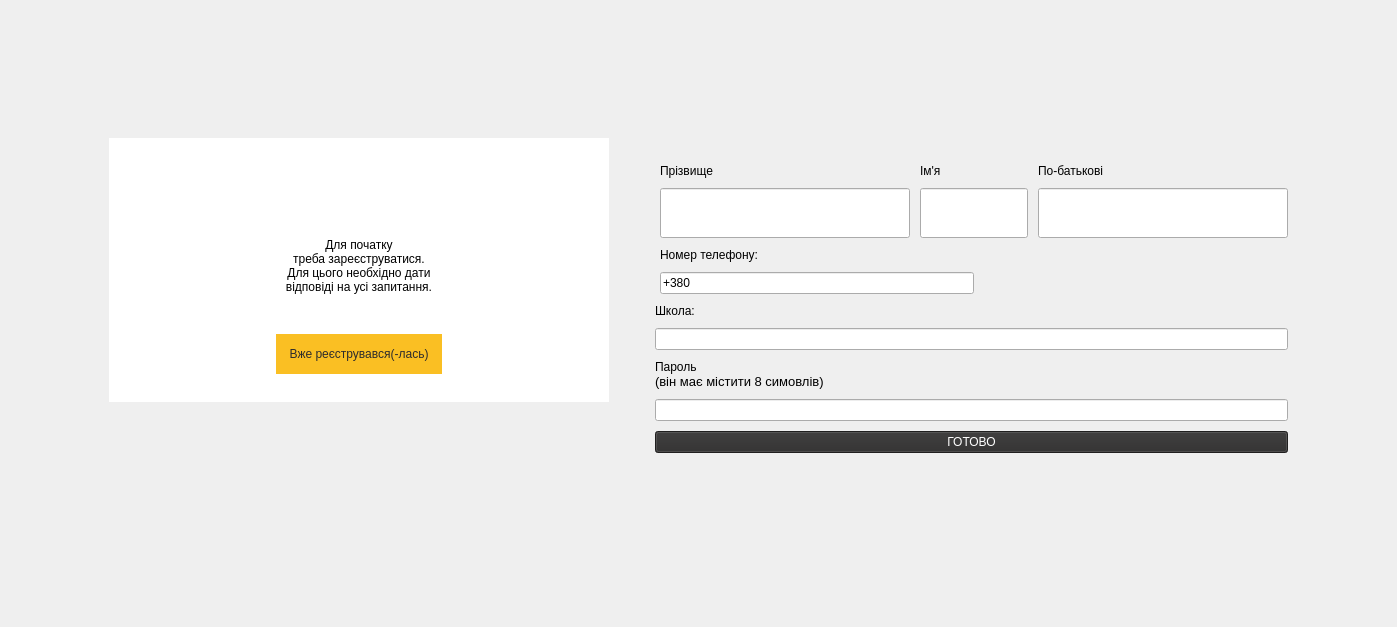
<?xml version="1.0" encoding="UTF-8"?>
<ui version="4.0">
 <class>RegTeacher</class>
 <widget class="QDialog" name="RegTeacher">
  <property name="geometry">
   <rect>
    <x>0</x>
    <y>0</y>
    <width>1397</width>
    <height>627</height>
   </rect>
  </property>
  <property name="windowTitle">
   <string>Dialog</string>
  </property>
  <layout class="QHBoxLayout" name="horizontalLayout">
   <item>
    <spacer name="horizontalSpacer_4">
     <property name="orientation">
      <enum>Qt::Horizontal</enum>
     </property>
     <property name="sizeHint" stdset="0">
      <size>
       <width>46</width>
       <height>20</height>
      </size>
     </property>
    </spacer>
   </item>
   <item>
    <layout class="QGridLayout" name="gridLayout">
     <property name="spacing">
      <number>0</number>
     </property>
     <item row="17" column="1">
      <spacer name="verticalSpacer">
       <property name="orientation">
        <enum>Qt::Vertical</enum>
       </property>
       <property name="sizeHint" stdset="0">
        <size>
         <width>20</width>
         <height>40</height>
        </size>
       </property>
      </spacer>
     </item>
     <item row="13" column="1">
      <spacer name="verticalSpacer_5">
       <property name="orientation">
        <enum>Qt::Vertical</enum>
       </property>
       <property name="sizeHint" stdset="0">
        <size>
         <width>20</width>
         <height>40</height>
        </size>
       </property>
      </spacer>
     </item>
     <item row="10" column="0">
      <widget class="QLabel" name="h_spacer_10">
       <property name="styleSheet">
        <string notr="true">
background-color: rgb(255, 255, 255);</string>
       </property>
       <property name="text">
        <string/>
       </property>
      </widget>
     </item>
     <item row="10" column="1">
      <widget class="QPushButton" name="autorizButton">
       <property name="minimumSize">
        <size>
         <width>0</width>
         <height>40</height>
        </size>
       </property>
       <property name="styleSheet">
        <string notr="true">#autorizButton {

background-color:rgb(250, 191, 35);
color: rgb(45, 44, 44);
font: 10pt &quot;Yu Gothic UI Semilight&quot;;
border: 0px;}

#autorizButton:hover{
background-color: rgb(45, 44, 44);
color: white;
font: 10pt &quot;Yu Gothic UI Semilight&quot;;}</string>
       </property>
       <property name="text">
        <string>  Вже реєструвався(-лась)  </string>
       </property>
      </widget>
     </item>
     <item row="12" column="1">
      <widget class="QLabel" name="infoLabel2">
       <property name="minimumSize">
        <size>
         <width>0</width>
         <height>20</height>
        </size>
       </property>
       <property name="styleSheet">
        <string notr="true">font: 15pt &quot;Yu Gothic UI Light&quot;;

background-color: rgb(255, 255, 255);</string>
       </property>
       <property name="text">
        <string>&lt;html&gt;&lt;head/&gt;&lt;body&gt;&lt;p&gt;&lt;br/&gt;&lt;/p&gt;&lt;/body&gt;&lt;/html&gt;</string>
       </property>
      </widget>
     </item>
     <item row="2" column="3">
      <spacer name="horizontalSpacer_2">
       <property name="orientation">
        <enum>Qt::Horizontal</enum>
       </property>
       <property name="sizeHint" stdset="0">
        <size>
         <width>40</width>
         <height>20</height>
        </size>
       </property>
      </spacer>
     </item>
     <item row="10" column="2">
      <widget class="QLabel" name="h_spacer_11">
       <property name="styleSheet">
        <string notr="true">
background-color: rgb(255, 255, 255);</string>
       </property>
       <property name="text">
        <string/>
       </property>
      </widget>
     </item>
     <item row="9" column="0" colspan="3">
      <widget class="QLabel" name="infoLabel">
       <property name="minimumSize">
        <size>
         <width>500</width>
         <height>0</height>
        </size>
       </property>
       <property name="contextMenuPolicy">
        <enum>Qt::PreventContextMenu</enum>
       </property>
       <property name="layoutDirection">
        <enum>Qt::LeftToRight</enum>
       </property>
       <property name="styleSheet">
        <string notr="true">font: 15pt &quot;Yu Gothic UI Light&quot;;
background-color: rgb(255, 255, 255);</string>
       </property>
       <property name="text">
        <string>&lt;html&gt;&lt;head/&gt;&lt;body&gt;&lt;p align=&quot;center&quot;&gt;Для початку &lt;br/&gt;треба зареєструватися.&lt;br/&gt;Для цього необхідно дати &lt;br/&gt;відповіді на усі запитання.&lt;/p&gt;&lt;p&gt;&lt;br/&gt;&lt;/p&gt;&lt;/body&gt;&lt;/html&gt;</string>
       </property>
      </widget>
     </item>
     <item row="12" column="2">
      <widget class="QLabel" name="h_spacer_9">
       <property name="styleSheet">
        <string notr="true">
background-color: rgb(255, 255, 255);</string>
       </property>
       <property name="text">
        <string/>
       </property>
      </widget>
     </item>
     <item row="5" column="0">
      <widget class="QLabel" name="h_spacer_6">
       <property name="styleSheet">
        <string notr="true">
background-color: rgb(255, 255, 255);</string>
       </property>
       <property name="text">
        <string/>
       </property>
      </widget>
     </item>
     <item row="5" column="1">
      <widget class="QLabel" name="h_spacer5">
       <property name="minimumSize">
        <size>
         <width>0</width>
         <height>100</height>
        </size>
       </property>
       <property name="styleSheet">
        <string notr="true">
background-color: rgb(255, 255, 255);</string>
       </property>
       <property name="text">
        <string/>
       </property>
      </widget>
     </item>
     <item row="5" column="2">
      <widget class="QLabel" name="h_spacer_7">
       <property name="styleSheet">
        <string notr="true">
background-color: rgb(255, 255, 255);</string>
       </property>
       <property name="text">
        <string/>
       </property>
      </widget>
     </item>
     <item row="1" column="2">
      <spacer name="verticalSpacer_2">
       <property name="orientation">
        <enum>Qt::Vertical</enum>
       </property>
       <property name="sizeHint" stdset="0">
        <size>
         <width>20</width>
         <height>40</height>
        </size>
       </property>
      </spacer>
     </item>
     <item row="12" column="0">
      <widget class="QLabel" name="h_spacer_8">
       <property name="styleSheet">
        <string notr="true">
background-color: rgb(255, 255, 255);
</string>
       </property>
       <property name="text">
        <string/>
       </property>
      </widget>
     </item>
    </layout>
   </item>
   <item>
    <layout class="QVBoxLayout" name="verticalLayout_4">
     <property name="spacing">
      <number>10</number>
     </property>
     <property name="topMargin">
      <number>20</number>
     </property>
     <property name="bottomMargin">
      <number>20</number>
     </property>
     <item>
      <layout class="QHBoxLayout" name="horizontalLayout_7">
       <item>
        <spacer name="verticalSpacer_6">
         <property name="orientation">
          <enum>Qt::Vertical</enum>
         </property>
         <property name="sizeHint" stdset="0">
          <size>
           <width>20</width>
           <height>40</height>
          </size>
         </property>
        </spacer>
       </item>
      </layout>
     </item>
     <item>
      <layout class="QGridLayout" name="gridLayout_2">
       <property name="leftMargin">
        <number>5</number>
       </property>
       <item row="1" column="2">
        <widget class="QLineEdit" name="name3Edit">
         <property name="minimumSize">
          <size>
           <width>0</width>
           <height>50</height>
          </size>
         </property>
         <property name="styleSheet">
          <string notr="true">font: 15pt &quot;Yu Gothic UI Light&quot;;
</string>
         </property>
        </widget>
       </item>
       <item row="0" column="2">
        <widget class="QLabel" name="name3Label">
         <property name="minimumSize">
          <size>
           <width>250</width>
           <height>0</height>
          </size>
         </property>
         <property name="styleSheet">
          <string notr="true">font: 15pt &quot;Yu Gothic UI Light&quot;;
</string>
         </property>
         <property name="text">
          <string>По-батькові</string>
         </property>
        </widget>
       </item>
       <item row="0" column="1">
        <widget class="QLabel" name="nameLabel">
         <property name="styleSheet">
          <string notr="true">font: 15pt &quot;Yu Gothic UI Light&quot;;</string>
         </property>
         <property name="text">
          <string>Ім'я</string>
         </property>
        </widget>
       </item>
       <item row="0" column="0">
        <widget class="QLabel" name="name2Label">
         <property name="minimumSize">
          <size>
           <width>200</width>
           <height>0</height>
          </size>
         </property>
         <property name="styleSheet">
          <string notr="true">font: 15pt &quot;Yu Gothic UI Light&quot;;</string>
         </property>
         <property name="text">
          <string>Прізвище</string>
         </property>
        </widget>
       </item>
       <item row="1" column="0">
        <widget class="QLineEdit" name="name2Edit">
         <property name="minimumSize">
          <size>
           <width>250</width>
           <height>50</height>
          </size>
         </property>
         <property name="styleSheet">
          <string notr="true">font: 15pt &quot;Yu Gothic UI Light&quot;;</string>
         </property>
        </widget>
       </item>
       <item row="1" column="1">
        <widget class="QLineEdit" name="nameEdit">
         <property name="minimumSize">
          <size>
           <width>0</width>
           <height>50</height>
          </size>
         </property>
         <property name="styleSheet">
          <string notr="true">font: 15pt &quot;Yu Gothic UI Light&quot;;</string>
         </property>
        </widget>
       </item>
      </layout>
     </item>
     <item>
      <layout class="QVBoxLayout" name="verticalLayout">
       <property name="leftMargin">
        <number>5</number>
       </property>
       <item>
        <widget class="QLabel" name="numberLabel">
         <property name="styleSheet">
          <string notr="true">font: 15pt &quot;Yu Gothic UI Light&quot;;</string>
         </property>
         <property name="text">
          <string>Номер телефону:</string>
         </property>
        </widget>
       </item>
      </layout>
     </item>
     <item>
      <layout class="QHBoxLayout" name="horizontalLayout_8">
       <property name="leftMargin">
        <number>5</number>
       </property>
       <item>
        <widget class="QLineEdit" name="numberEdit">
         <property name="minimumSize">
          <size>
           <width>300</width>
           <height>0</height>
          </size>
         </property>
         <property name="styleSheet">
          <string notr="true">font: 15pt &quot;Yu Gothic UI Light&quot;;</string>
         </property>
         <property name="text">
          <string>+380</string>
         </property>
        </widget>
       </item>
       <item>
        <spacer name="horizontalSpacer_5">
         <property name="orientation">
          <enum>Qt::Horizontal</enum>
         </property>
         <property name="sizeHint" stdset="0">
          <size>
           <width>40</width>
           <height>20</height>
          </size>
         </property>
        </spacer>
       </item>
      </layout>
     </item>
     <item>
      <widget class="QLabel" name="school">
       <property name="styleSheet">
        <string notr="true">font: 15pt &quot;Yu Gothic UI Light&quot;;</string>
       </property>
       <property name="text">
        <string>Школа:</string>
       </property>
      </widget>
     </item>
     <item>
      <widget class="QLineEdit" name="schoolEdit">
       <property name="styleSheet">
        <string notr="true">font: 15pt &quot;Yu Gothic UI Light&quot;;</string>
       </property>
      </widget>
     </item>
     <item>
      <layout class="QVBoxLayout" name="verticalLayout_3">
       <property name="leftMargin">
        <number>0</number>
       </property>
       <item>
        <widget class="QLabel" name="teacherLabel_2">
         <property name="styleSheet">
          <string notr="true">font: 15pt &quot;Yu Gothic UI Light&quot;;</string>
         </property>
         <property name="text">
          <string>&lt;html&gt;&lt;head/&gt;&lt;body&gt;&lt;p&gt;Пароль&lt;span style=&quot; font-size:9pt;&quot;&gt;&lt;br/&gt;&lt;/span&gt;&lt;span style=&quot; font-size:10pt;&quot;&gt;(він має містити 8 симовлів)&lt;/span&gt;&lt;/p&gt;&lt;/body&gt;&lt;/html&gt;</string>
         </property>
         <property name="margin">
          <number>5</number>
         </property>
        </widget>
       </item>
       <item>
        <widget class="QLineEdit" name="passwordEdit">
         <property name="styleSheet">
          <string notr="true">font: 15pt &quot;Yu Gothic UI Light&quot;;
</string>
         </property>
        </widget>
       </item>
      </layout>
     </item>
     <item>
      <widget class="QPushButton" name="readyButton">
       <property name="styleSheet">
        <string notr="true">#readyButton {
background-color: rgb(45, 44, 44);
color: white;
font: 18pt &quot;Yu Gothic UI Semilight&quot;;}

#readyButton:hover{
background-color:rgb(250, 191, 35);
color: rgb(45, 44, 44);
font: 18pt &quot;Yu Gothic UI Semilight&quot;;
border: 0px;}</string>
       </property>
       <property name="text">
        <string>ГОТОВО</string>
       </property>
      </widget>
     </item>
     <item>
      <layout class="QGridLayout" name="gridLayout_3">
       <item row="1" column="0">
        <spacer name="horizontalSpacer">
         <property name="orientation">
          <enum>Qt::Horizontal</enum>
         </property>
         <property name="sizeHint" stdset="0">
          <size>
           <width>40</width>
           <height>20</height>
          </size>
         </property>
        </spacer>
       </item>
       <item row="1" column="1">
        <widget class="QLabel" name="label">
         <property name="minimumSize">
          <size>
           <width>150</width>
           <height>50</height>
          </size>
         </property>
         <property name="styleSheet">
          <string notr="true">image: url(:/res/img/title.png);
</string>
         </property>
         <property name="text">
          <string/>
         </property>
         <property name="alignment">
          <set>Qt::AlignRight|Qt::AlignTrailing|Qt::AlignVCenter</set>
         </property>
        </widget>
       </item>
       <item row="0" column="0">
        <spacer name="verticalSpacer_7">
         <property name="orientation">
          <enum>Qt::Vertical</enum>
         </property>
         <property name="sizeHint" stdset="0">
          <size>
           <width>20</width>
           <height>40</height>
          </size>
         </property>
        </spacer>
       </item>
      </layout>
     </item>
    </layout>
   </item>
   <item>
    <spacer name="horizontalSpacer_3">
     <property name="orientation">
      <enum>Qt::Horizontal</enum>
     </property>
     <property name="sizeHint" stdset="0">
      <size>
       <width>45</width>
       <height>20</height>
      </size>
     </property>
    </spacer>
   </item>
  </layout>
 </widget>
 <resources/>
 <connections/>
</ui>
